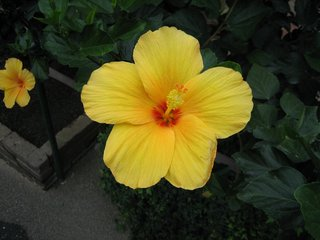
#> input picture resources/image_0.jpg, 320 x 240 px
$ python extract_features.py resources/image_0.jpg
#> lines starting #> are read from the running program, lines starting #| are printed output that depends on the picture; after the words box and inside, x2 and y2 are one past the last pixel; in counts of white or black regions, pixels touching at a corner belong together; long printed decimals are rounded
### src/feature_extractor.py
import cv2
import numpy as np
from typing import Tuple, Optional, List, Dict
import hashlib

class FeatureExtractor:
    def __init__(self):
        self.mCurrentFeatures = None
        self.mFeatureType = None

        self.mORBDetector = cv2.ORB_create(nfeatures=500)
        self.mSIFTDetector = cv2.SIFT_create()

    def extractORBFeatures(self, aImage: np.ndarray) -> Tuple[Optional[np.ndarray], Optional[np.ndarray]]:
        if aImage is None:
            return None, None

        if len(aImage.shape) == 3:
            tGrayImage = cv2.cvtColor(aImage, cv2.COLOR_BGR2GRAY)
        else:
            tGrayImage = aImage

        tKeypoints, tDescriptors = self.mORBDetector.detectAndCompute(tGrayImage, None)

        if tKeypoints:
            tKeypointArray = np.array([[kp.pt[0], kp.pt[1], kp.angle, kp.response]
                                       for kp in tKeypoints])
        else:
            tKeypointArray = None

        self.mCurrentFeatures = tDescriptors
        self.mFeatureType = "ORB"

        return tKeypointArray, tDescriptors

    def extractSIFTFeatures(self, aImage: np.ndarray) -> Tuple[Optional[np.ndarray], Optional[np.ndarray]]:
        if aImage is None:
            return None, None

        if len(aImage.shape) == 3:
            tGrayImage = cv2.cvtColor(aImage, cv2.COLOR_BGR2GRAY)
        else:
            tGrayImage = aImage

        tKeypoints, tDescriptors = self.mSIFTDetector.detectAndCompute(tGrayImage, None)

        if tKeypoints:
            tKeypointArray = np.array([[kp.pt[0], kp.pt[1], kp.angle, kp.response, kp.size]
                                       for kp in tKeypoints])
        else:
            tKeypointArray =  None

        self.mCurrentFeatures = tDescriptors
        self.mFeatureType = "SIFT"

        return tKeypointArray, tDescriptors

    def extractColorHistogram(self, aImage: np.ndarray, aBins: int = 256) -> Optional[np.ndarray]:
        if aImage is None:
            return None

        if len(aImage.shape) == 3:
            tHistograms = []
            for i in range(aImage.shape[2]):
                tHist = cv2.calcHist([aImage], [i], None, [aBins], [0, 256])
                tHistograms.append(tHist.flatten())
            tFeatureVector = np.concatenate(tHistograms)
        else:
            #gray scale
            tHist = cv2.calcHist([aImage], [0], None, [aBins], [0, 256])
            tFeatureVector = tHist.flatten()

        #dont forget to Normalize!
        tFeatureVector = tFeatureVector / (tFeatureVector.sum() + 1e-7)

        self.mCurrentFeatures = tFeatureVector
        self.mFeatureType = "COLOR_HISTOGRAM"

        return tFeatureVector

    def getColorFeatures(self, aImage: np.ndarray) -> List[float]:
        if aImage is None:
            return [0.0] * 8

        #our buildable return
        tFeatures = []

        #lets first get the mean of R, G, B
        if len(aImage.shape) == 3:
            tMeanB, tMeanG, tMeanR = cv2.mean(aImage)[:3] #ignore the alpha channel
            tFeatures.extend([tMeanR, tMeanG, tMeanB])
        else:
            tMeanGray = cv2.mean(aImage)[0] # must just be a gray image at this point, so take the first channel
            tFeatures.extend([tMeanGray, tMeanGray, tMeanGray])

        # Now get dominant color ala HSV style
        if len(aImage.shape) == 3:
            tHsvImage = cv2.cvtColor(aImage, cv2.COLOR_BGR2HSV)
            #get histograms
            #calcHist(images, chanels, mask, histSize, ranges)
            tHHist = cv2.calcHist([tHsvImage], [0], None, [32], [0, 180]) #Hue is in range 0-180 on the 0 channel
            tSHist = cv2.calcHist([tHsvImage], [1], None, [32], [0, 256]) #saturation is in range 0-256 on 1 channel
            tVHist = cv2.calcHist([tHsvImage], [2], None, [32], [0, 256]) #value is in range 0-256 on 2 channel

            #get the largest elements in these arrays
            tDomHue = np.argmax(tHHist) * (180.0 / 32) #convert this back to the hue range
            tDomSat = np.argmax(tSHist) * (256.0 / 32) #convert back to the saturation range
            tDomVal = np.argmax(tVHist) * (256.0 / 32) #convert back to the value range

            tFeatures.extend([tDomHue, tDomSat, tDomVal])

        else:
            #grayscale
            tFeatures.extend([0.0, 0.0, cv2.mean(aImage)[0]])

        #lastly get color histogram stats
        tColorHist = self.extractColorHistogram(aImage, aBins=32)

        if tColorHist is not None:
            tHistEntropy = -np.sum(tColorHist * np.log(tColorHist + 1e-10))

            tHistStd = np.std(tColorHist)

            tFeatures.extend([tHistEntropy, tHistStd])
        else:
            tFeatures.extend([0.0, 0.0])

        return tFeatures

    def getTextureFeatures(self, aImage: np.ndarray) -> List[float]:
        if aImage is None:
            return [0.0] * 8

        tFeatures = []

        if len(aImage.shape) == 3:
            tGrayImage = cv2.cvtColor(aImage, cv2.COLOR_BGR2GRAY)
        else:
            tGrayImage = aImage

        #ORB based texture features
        try:
            tOrbKeypoints, tOrbDescriptors = self.extractORBFeatures(aImage)

            if tOrbKeypoints is not None and len(tOrbKeypoints) > 0:
                #key point density per 1000 pixels
                tImageArea = tGrayImage.shape[0] * tGrayImage.shape[1]
                tKeypointDensity = (len(tOrbKeypoints) / tImageArea) * 1000

                #mean keypoint strength of features
                tMeanResponse = np.mean(tOrbKeypoints[:, 3]) #4th column is response

                #response standard deviation
                tResponseStd = np.std(tOrbKeypoints[:, 3])

                tMeanAngleVariation = np.mean(np.abs(tOrbKeypoints[:, 2])) #3rd column is angle

                tFeatures.extend([tKeypointDensity, tMeanResponse, tResponseStd, tMeanAngleVariation])
            else:
                tFeatures.extend([0.0, 0.0, 0.0, 0.0])

        except Exception as tError:
            print(f"Error extracting ORB features {tError}")
            tFeatures.extend([0.0, 0.0, 0.0, 0.0])

        #SIFT features
        try:
            tSiftKeypoints, tSiftDescriptors = self.extractSIFTFeatures(aImage)

            if tSiftKeypoints is not None and len(tSiftKeypoints) > 0:
                #density again by 1000 pixels
                tSiftDensity = (len(tSiftKeypoints) / tImageArea) * 1000

                tSiftMeanResponse = np.mean(tSiftKeypoints[:, 3])

                tMeanKeypointSize = np.mean(tSiftKeypoints[:, 4]) # 5th column is size

                if tSiftDescriptors is not None:
                    #mean of all descriptor valus
                    tDescriptorMean = np.mean(tSiftDescriptors)
                else:
                    tDescriptorMean = 0.0

                tFeatures.extend([tSiftDensity, tSiftMeanResponse, tMeanKeypointSize, tDescriptorMean])
            else:
                #no sift keypoints found
                tFeatures.extend([0.0, 0.0, 0.0, 0.0])

        except Exception as tError:
            print(f"error extracting SIFT features: {tError}")
            tFeatures.extend([0.0, 0.0, 0.0, 0.0])

        return tFeatures

    def getShapeFeatures(self, aImage: np.ndarray) -> List[float]:
        if aImage is None:
            return [0.0] * 6
        tFeatures = []

        if len(aImage.shape) == 3:
            tGrayImage = cv2.cvtColor(aImage, cv2.COLOR_BGR2GRAY)
        else:
            tGrayImage = aImage

        #get edge density
        try:
            tEdges = cv2.Canny(tGrayImage, 50, 150) #built in canny edge detection provided by cv2
            tTotalPixels = tGrayImage.shape[0] * tGrayImage.shape[1]
            tEdgePixels = np.sum(tEdges > 0)
            tEdgeDensity = tEdgePixels / tTotalPixels
            tFeatures.append(tEdgeDensity)
        except Exception as tError:
            print(f"Error calculating edge density: {tError}")
            tFeatures.append(0.0)

        #contour based shape features
        try:
            tContours, _ = cv2.findContours(tEdges, cv2.RETR_EXTERNAL, cv2.CHAIN_APPROX_SIMPLE)

            if tContours:
                # get the largest contour
                tLargestContours = max(tContours, key=cv2.contourArea)

                #normalized contour area
                tContourArea = cv2.contourArea(tLargestContours)
                tNormalizedArea = tContourArea / tTotalPixels

                #normalized perimeter
                tPerimeter = cv2.arcLength(tLargestContours, True)
                tNormalizedPerimeter = tPerimeter / (tGrayImage.shape[0] + tGrayImage.shape[1])

                #solidity
                tHull = cv2.convexHull(tLargestContours)
                tHullArea = cv2.contourArea(tHull)
                tSolidity = tContourArea / tHullArea if tHullArea > 0 else 0.0

                tFeatures.extend([tNormalizedArea, tNormalizedPerimeter, tSolidity])
            else:
                tFeatures.extend([0.0, 0.0, 0.0])

        except Exception as tError:
            print(f"Error Calculating features: {tError}")
            tFeatures.extend([0.0, 0.0, 0.0])

        #hu moments
        try:
            tMoments = cv2.moments(tGrayImage)

            tHuMoments = cv2.HuMoments(tMoments).flatten()

            tHu1 = -np.sign(tHuMoments[0]) * np.log10(np.abs(tHuMoments[0]) + 1e-10)
            tHu2 = -np.sign(tHuMoments[1]) * np.log10(np.abs(tHuMoments[1]) + 1e-10)

            tFeatures.extend([tHu1, tHu2])

        except Exception as tError:
            print(f"Error calculating hu moments: {tError}")
            tFeatures.extend([0.0, 0.0])

        return tFeatures

    def getStatisticalFeatures(self, aImage: np.ndarray) -> List[float]:
        if aImage is None:
            return [0.0] * 3

        tFeatures = []

        if len(aImage.shape) == 3:
            tGrayImage = cv2.cvtColor(aImage, cv2.COLOR_BGR2GRAY)
        else:
            tGrayImage = aImage

        try:
            tMeanBrightness = np.mean(tGrayImage)

            tStdBrightness = np.std(tGrayImage)

            tHist = cv2.calcHist([tGrayImage], [0], None, [256], [0, 256])
            tHistNormalized = tHist / (tHist.sum() + 1e-10)
            tEntropy = -np.sum(tHistNormalized * np.log2(tHistNormalized + 1e-10))

            tFeatures.extend([tMeanBrightness, tStdBrightness, tEntropy])

        except Exception as tError:
            print(f"Error calculating stat features: {tError}")
            tFeatures.extend([0.0, 0.0, 0.0])

        return tFeatures

    def extractAllFeatures(self, aImagePath: str) -> List[float]:
        tImage = cv2.imread(aImagePath)
        if tImage is None:
            print(f"Error: could not load image {aImagePath}")
            return [0.0] * 25

        tAllFeatures = []

        tColorFeatures = self.getColorFeatures(tImage)
        tTextureFeatures = self.getTextureFeatures(tImage)
        tShapeFeatures = self.getShapeFeatures(tImage)
        tStatFeatures = self.getStatisticalFeatures(tImage)

        tAllFeatures.extend(tColorFeatures)     #8 features
        tAllFeatures.extend(tTextureFeatures)   #8 features
        tAllFeatures.extend(tShapeFeatures)     #6 features
        tAllFeatures.extend(tStatFeatures)      #3 features

        return tAllFeatures

    # [53 lines left out: functions getFeatureSummary, saveFeatures, loadFeatures, not called in this run]

    def extractFeaturesForCSV(self, aImagePath: str) -> str:
        import os

        tImageName = os.path.basename(aImagePath)
        tFeatures = self.extractAllFeatures(aImagePath)

        tFeatureStrings = [str(f) for f in tFeatures]
        tCsvLine = f"{tImageName},{','.join(tFeatureStrings)}"

        return tCsvLine

### extract_features.py
import sys
import os
sys.path.append('src')

from feature_extractor import FeatureExtractor

def main():
    if len(sys.argv) != 2:
        print("usage: ./extract_features <image_filename>", file=sys.stderr)
        sys.exit(1)

    tImagePath = sys.argv[1]

    if not os.path.exists(tImagePath):
        print(f"Error: could not find image: {tImagePath}", file=sys.stderr)
        sys.exit(1)

    tExtractor = FeatureExtractor()

    try:
        tCsvLine = tExtractor.extractFeaturesForCSV(tImagePath)
#> in extractAllFeatures, tImage is the input picture: shape (240, 320, 3); mean B, G, R 29.7, 66, 68.7
#> in getColorFeatures, `tMeanB, tMeanG, tMeanR = cv2.mean(aImage)[:3]`: tMeanB = 29.73; tMeanG = 66.04; tMeanR = 68.66
#> in getColorFeatures, `tHHist = cv2.calcHist([tHsvImage], [0], None, [32], [0, 180])`: tHHist = 32 values, max 16764 at index 4, min 8 at index 26, mean 2400
#> in getColorFeatures, `tSHist = cv2.calcHist([tHsvImage], [1], None, [32], [0, 256])`: tSHist = 32 values, max 4990 at index 1, min 793 at index 30, mean 2400
#> in getColorFeatures, `tVHist = cv2.calcHist([tHsvImage], [2], None, [32], [0, 256])`: tVHist = 32 values, max 11352 at index 2, min 4 at index 31, mean 2400
#> in getColorFeatures, `tDomHue = np.argmax(tHHist) * (180.0 / 32)`: tDomHue = 22.5
#> in getColorFeatures, `tDomSat = np.argmax(tSHist) * (256.0 / 32)`: tDomSat = 8
#> in getColorFeatures, `tDomVal = np.argmax(tVHist) * (256.0 / 32)`: tDomVal = 16
#> after the loop in extractColorHistogram, `for i in range(aImage.shape[2]):`: tHistograms = 3 items
#> in extractColorHistogram, `tFeatureVector = np.concatenate(tHistograms)`: tFeatureVector = 96 values, max 16754 at index 1, min 0 at index 17, mean 2400
#> in extractColorHistogram, `tFeatureVector = tFeatureVector / (tFeatureVector.sum() + 1e-7)`: tFeatureVector = 96 values, max 0.0727 at index 1, min 0 at index 17, mean 0.0104
#> in extractColorHistogram, `self.mCurrentFeatures = tFeatureVector`: self.mCurrentFeatures has the same summary as tFeatureVector
#> in getColorFeatures, `tColorHist = self.extractColorHistogram(aImage, aBins=32)`: tColorHist has the same summary as tFeatureVector in extractColorHistogram
#> in getColorFeatures, `tHistEntropy = -np.sum(tColorHist * np.log(tColorHist + 1e-10))`: tHistEntropy = 3.61
#> in getColorFeatures, `tHistStd = np.std(tColorHist)`: tHistStd = 0.016
#> in extractAllFeatures, `tColorFeatures = self.getColorFeatures(tImage)`: tColorFeatures = [68.66, 66.04, 29.73, 22.5, 8, 16, 3.61, 0.016]
#> in getTextureFeatures, `tGrayImage = cv2.cvtColor(aImage, cv2.COLOR_BGR2GRAY)`:
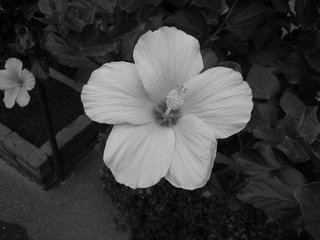
#> tGrayImage: shape (240, 320); min 0, max 200, mean 62.7
#> in extractORBFeatures, `tKeypoints, tDescriptors = self.mORBDetector.detectAndCompute(tGrayIma..`: tKeypoints = 404 keypoints; strongest (x, y, size): (133, 61, 31), (105, 125, 92.6), (108, 126, 64.3), (218, 141, 64.3)
#> in extractORBFeatures, `tKeypointArray = np.array([[kp.pt[0], kp.pt[1], kp.angle, kp.response]..`: tKeypointArray = 404 rows, first 6: [34, 82, 190.8, 6.35e-05], [152, 31, 68.26, 0.000517], [147, 191, 255.5, 6.54e-05], [191, 189, 266.7, 0.000212], [33, 87, 191.9, 9.4e-05], [134, 188, 279.2, 0.000337]
#> in extractORBFeatures, `self.mCurrentFeatures = tDescriptors`:
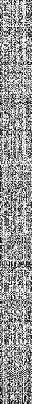
#> self.mCurrentFeatures: shape (404, 32); min 0, max 255, mean 150
#> in getTextureFeatures, `tOrbKeypoints, tOrbDescriptors = self.extractORBFeatures(aImage)`: tOrbKeypoints has the same summary as tKeypointArray in extractORBFeatures
#> in getTextureFeatures, `tKeypointDensity = (len(tOrbKeypoints) / tImageArea) * 1000`: tKeypointDensity = 5.26
#> in getTextureFeatures, `tMeanResponse = np.mean(tOrbKeypoints[:, 3])`: tMeanResponse = 0.000157
#> in getTextureFeatures, `tResponseStd = np.std(tOrbKeypoints[:, 3])`: tResponseStd = 0.000254
#> in getTextureFeatures, `tMeanAngleVariation = np.mean(np.abs(tOrbKeypoints[:, 2]))`: tMeanAngleVariation = 196.2
#> in extractSIFTFeatures, `tKeypoints, tDescriptors = self.mSIFTDetector.detectAndCompute(tGrayIm..`: tKeypoints = 222 keypoints; strongest (x, y, size): (167, 111, 95.2), (106, 92, 34.5), (226, 99, 40.2), (132, 61, 3.5)
#> in extractSIFTFeatures, `tKeypointArray = np.array([[kp.pt[0], kp.pt[1], kp.angle, kp.response,..`: tKeypointArray = 222 rows, first 6: [4.07, 62.74, 18.49, 0.0253, 2.13], [6.06, 65.4, 12.75, 0.0341, 2.36], [8.78, 103.1, 249.3, 0.0494, 6.41], [9.34, 130.4, 137.6, 0.0141, 1.98], [12.39, 129.9, 100.3, 0.0147, 2.17], [12.39, 129.9, 139.6, 0.0147, 2.17]
#> in extractSIFTFeatures, `self.mCurrentFeatures = tDescriptors`:
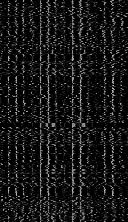
#> self.mCurrentFeatures: shape (222, 128) float32; min 0, max 203, mean 23.3
#> in getTextureFeatures, `tSiftKeypoints, tSiftDescriptors = self.extractSIFTFeatures(aImage)`: tSiftKeypoints has the same summary as tKeypointArray in extractSIFTFeatures
#> in getTextureFeatures, `tSiftDensity = (len(tSiftKeypoints) / tImageArea) * 1000`: tSiftDensity = 2.89
#> in getTextureFeatures, `tSiftMeanResponse = np.mean(tSiftKeypoints[:, 3])`: tSiftMeanResponse = 0.029
#> in getTextureFeatures, `tMeanKeypointSize = np.mean(tSiftKeypoints[:, 4])`: tMeanKeypointSize = 7.11
#> in getTextureFeatures, `tDescriptorMean = np.mean(tSiftDescriptors)`: tDescriptorMean = 23.33
#> in extractAllFeatures, `tTextureFeatures = self.getTextureFeatures(tImage)`: tTextureFeatures = [5.26, 0.000157, 0.000254, 196.2, 2.89, 0.029, 7.11, 23.33]
#> in getShapeFeatures, `tEdges = cv2.Canny(tGrayImage, 50, 150)`:
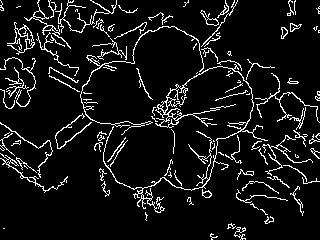
#> tEdges: shape (240, 320); 8.2% white in thin lines or dots
#> in getShapeFeatures, `tEdgePixels = np.sum(tEdges > 0)`: tEdgePixels = 6336
#> in getShapeFeatures, `tEdgeDensity = tEdgePixels / tTotalPixels`: tEdgeDensity = 0.0825
#> in getShapeFeatures, `tContours, _ = cv2.findContours(tEdges, cv2.RETR_EXTERNAL, cv2.CHAIN_A..`: tContours = 109 contours, 85 with area under 20; largest, box (x1, y1, x2, y2) and area: (103, 64, 268, 213) 490, (7, 22, 35, 55) 188, (24, 0, 71, 49) 128, (200, 10, 219, 26) 91, (0, 153, 68, 193) 87
#> in getShapeFeatures, `tLargestContours = max(tContours, key=cv2.contourArea)`: tLargestContours = contour of 1221 points, box (x1, y1, x2, y2) (103, 64, 268, 213), area 490
#> in getShapeFeatures, `tContourArea = cv2.contourArea(tLargestContours)`: tContourArea = 490
#> in getShapeFeatures, `tNormalizedArea = tContourArea / tTotalPixels`: tNormalizedArea = 0.00638
#> in getShapeFeatures, `tPerimeter = cv2.arcLength(tLargestContours, True)`: tPerimeter = 2363
#> in getShapeFeatures, `tNormalizedPerimeter = tPerimeter / (tGrayImage.shape[0] + tGrayImage...`: tNormalizedPerimeter = 4.22
#> in getShapeFeatures, `tHull = cv2.convexHull(tLargestContours)`: tHull = contour of 23 points, box (x1, y1, x2, y2) (103, 64, 268, 213), area 15046
#> in getShapeFeatures, `tHullArea = cv2.contourArea(tHull)`: tHullArea = 15046.5
#> in getShapeFeatures, `tSolidity = tContourArea / tHullArea if tHullArea > 0 else 0.0`: tSolidity = 0.0326
#> in getShapeFeatures, `tMoments = cv2.moments(tGrayImage)`: tMoments = moments, m00 4814769, centre m10/m00, m01/m00 = (154.2, 117.5)
#> in getShapeFeatures, `tHuMoments = cv2.HuMoments(tMoments).flatten()`: tHuMoments = [0.00171, 2.19e-07, 1.21e-10, 7.19e-11, 6.44e-21, 7.21e-15, 1.83e-21]
#> in getShapeFeatures, `tHu1 = -np.sign(tHuMoments[0]) * np.log10(np.abs(tHuMoments[0]) + 1e-10)`: tHu1 = 2.77
#> in getShapeFeatures, `tHu2 = -np.sign(tHuMoments[1]) * np.log10(np.abs(tHuMoments[1]) + 1e-10)`: tHu2 = 6.66
#> in extractAllFeatures, `tShapeFeatures = self.getShapeFeatures(tImage)`: tShapeFeatures = [0.0825, 0.00638, 4.22, 0.0326, 2.77, 6.66]
#> in getStatisticalFeatures, `tMeanBrightness = np.mean(tGrayImage)`: tMeanBrightness = 62.69
#> in getStatisticalFeatures, `tStdBrightness = np.std(tGrayImage)`: tStdBrightness = 60.58
#> in getStatisticalFeatures, `tHist = cv2.calcHist([tGrayImage], [0], None, [256], [0, 256])`: tHist = 256 values, max 1871 at index 15, min 0 at index 197, mean 300
#> in getStatisticalFeatures, `tHistNormalized = tHist / (tHist.sum() + 1e-10)`: tHistNormalized = 256 values, max 0.0244 at index 15, min 0 at index 197, mean 0.00391
#> in getStatisticalFeatures, `tEntropy = -np.sum(tHistNormalized * np.log2(tHistNormalized + 1e-10))`: tEntropy = 6.79
#> in extractAllFeatures, `tStatFeatures = self.getStatisticalFeatures(tImage)`: tStatFeatures = [62.69, 60.58, 6.79]
#> in extractFeaturesForCSV, `tFeatures = self.extractAllFeatures(aImagePath)`: tFeatures = 25 values, max 196.2 at index 11, min 0.000157 at index 9, mean 23.73
#> in extractFeaturesForCSV, `tFeatureStrings = [str(f) for f in tFeatures]`: tFeatureStrings = 25 items, first 6: '68.66057291666667', '66.0414453125', '29.728815104166667', '22.5', '8.0', '16.0'
        print(tCsvLine)
#| image_0.jpg,68.661,66.041,29.729,22.5,8.0,16.0,3.612,0.01596,5.260,0.0001568,0.0002543,196.207,2.891,0.02897,7.105,23.330,0.0825,0.00638,4.220,0.03257,2.766,6.660,62.692,60.581,6.792

    except Exception as tError:
        print(f"Error Processing image: {tImagePath}, threw error {tError}", file=sys.stderr)
        sys.exit(1)

if __name__ == "__main__":
    main()
